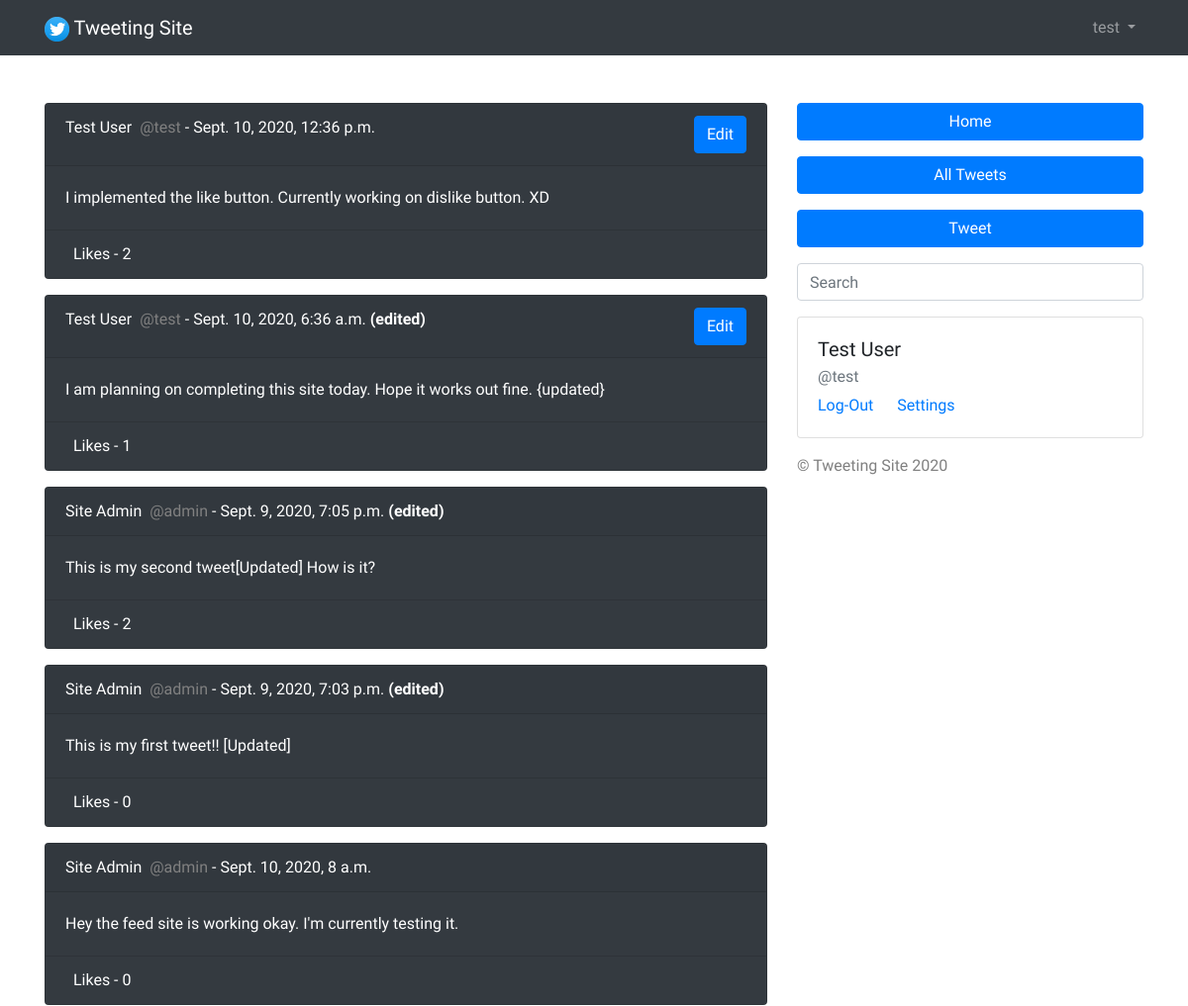
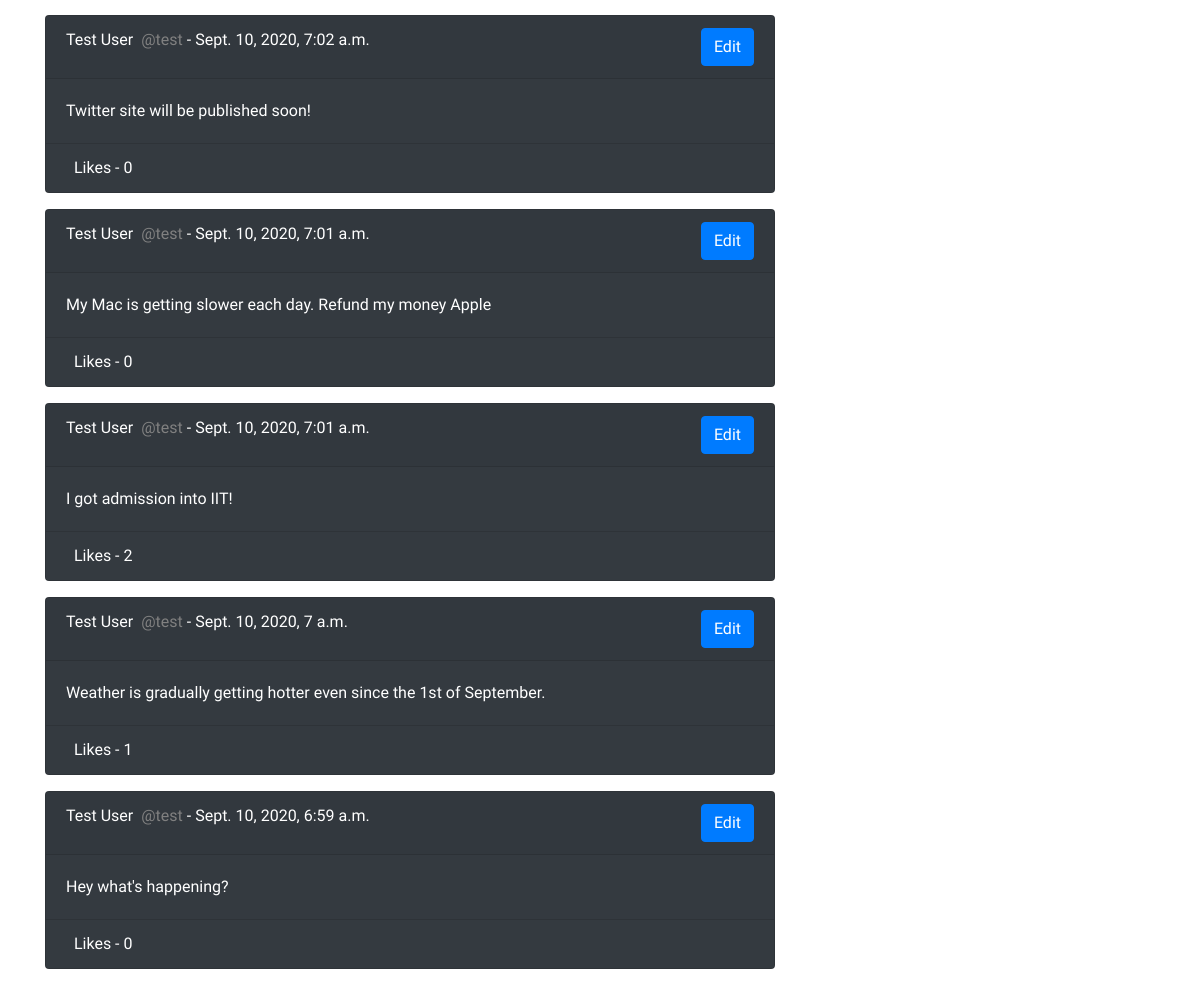
Screenshot of /feed/ (signed in) with the database file from the repository (2 pictures, top to bottom).
### user/models.py (models this page shows)
class CustomUser(AbstractUser):
    def __str__(self):
        return self.username

### feed/models.py (models this page shows, shortened)
class Tweet(models.Model):
    body = models.TextField(max_length=255, null=False, blank=False)
    date_published = models.DateTimeField(auto_now_add=True, verbose_name='date published')
    date_updated = models.DateTimeField(auto_now=True, verbose_name='date updated')
    author = models.ForeignKey(settings.AUTH_USER_MODEL, on_delete=models.CASCADE)
    likes = models.ManyToManyField(settings.AUTH_USER_MODEL, related_name='tweets')
    slug = models.SlugField(blank=True, unique=True)

### feed/views.py (the view)
# urls.py: path('', feed_view, name='feed'),
def feed_view(request):
    context = {}
    query = ""
    if request.GET:
        query = request.GET['q']
        context['query'] = str(query)
    tweets = sorted(get_tweet_queryset(query), key=attrgetter('date_updated'), reverse=True)
    context['tweets'] = tweets
    return render(request, 'feed/feed.html', context)

### feed/views.py (called while the page is built)
def get_tweet_queryset(query=None):
    queryset = []
    print(type(query))
    queries = query.split(" ")
    for q in queries:
        posts = Tweet.objects.filter(
            Q(body__icontains=q) |
            Q(author__username__icontains=q) |
            Q(author__first_name__icontains=q) |
            Q(author__last_name__icontains=q)
        ).distinct()
        for post in posts:
            queryset.append(post)
    return list(set(queryset))

### feed/templates/feed/feed.html
{% extends 'base.html' %}
{% load static %}
{% block content %}
<div class="container mt-5">
<div class="row">
    <div class="col-8">
        {% if tweets %}
        {% for item in tweets %}
            <div>
                {% include 'feed/tweet_snippet.html' with tweet=item %}
            </div>
        {% endfor %}
        {% else %}
            <div>
                {% include 'feed/tweet_snippet.html' with query=query %}
            </div>
        {% endif %}
    </div>
    <div class="col-4">
        {% include 'feed/sidebar.html' %}
    </div>
</div>
</div>
{% endblock %}

### templates/navbar.html (shortened to what this page needs)
{% load static %}
{% if user.is_authenticated %}
<nav class="navbar navbar-expand-lg navbar-dark bg-dark">
  <div class="container">
  <a class="navbar-brand" href="{% url 'home' %}">
    <img src="{% static 'images/logo.png' %}" alt="" height="25px" width="25px">
    Tweeting Site
  </a>
  <div class="collapse navbar-collapse" id="navbarNavDropdown">
    <ul class="navbar-nav ml-auto">
      <li class="nav-item dropdown">
        <a class="nav-link dropdown-toggle" href="#" id="navbarDropdownMenuLink" role="button" data-toggle="dropdown" aria-haspopup="true" aria-expanded="false">
          {{ user.username }}
        </a>
      </li>
    </ul>
  </div>
  </div>
</nav>
{% endif %}

### feed/templates/feed/tweet_snippet.html (shortened to what this page needs)
{% if tweets %}
<div class="container">
    <div class="row">
        <div class="card text-white bg-dark mb-3" style="width: 100%;">
            <div class="card-header">{{tweet.author.first_name}} {{tweet.author.last_name}}&nbsp;&nbsp;<span style="color: gray;">@{{tweet.author.username}}</span> - {{tweet.date_published}}
                {% if tweet.date_published|date:"YmdHis" < tweet.date_updated|date:"YmdHis" %}
                    <b>(edited)</b>
                {% endif %}
                {% if tweet.author == request.user %}
                    <a href="{% url 'tweet_edit' tweet.slug %}"><button class="btn btn-primary float-right">Edit</button></a>
                {% endif %}
            </div>
            <a href="{% url 'tweet_detail' tweet.slug %}" style="text-decoration: none; color: white;">
              <div class="card-body">
                <p class="card-text">{{tweet.body}}</p>
              </div>
            </a>
          <div class="card-footer text-white bg-dark">
              &nbsp;&nbsp;Likes - {{ tweet.likes.count }}
          </div>
        </div>
    </div>
</div>
{% endif %}

### feed/templates/feed/sidebar.html (shortened to what this page needs)
<a href="{% url 'feed' %}" class="btn btn-primary btn-block" type="button">Home</a>
<a href="{% url 'all_tweets' %}" class="btn btn-primary btn-block mt-3" type="button">All Tweets</a>
<a href="{% url 'create' %}" class="btn btn-primary btn-block mt-3" type="button">Tweet</a>
<div class="mt-3">
    <form action="" method="get">
        <input type="text" class="form-control" name="q" id="id_q" placeholder="Search">
    </form>
</div>
<div class="mt-3">
    <div class="card" style="width: 100%;">
        <div class="card-body">
            <h5 class="card-title">{{user.first_name}} {{user.last_name}}</h5>
            <h6 class="card-subtitle mb-2 text-muted">@{{user.username}}</h6>
            <a href="{% url 'account_logout' %}" class="card-link">Log-Out</a>
            <a href="{% url 'modify_account' %}" class="card-link">Settings</a>
        </div>
    </div>
</div>
<p style="color: gray;" class="mt-3">&copy; Tweeting Site 2020</p>

### static/css/style.css (style rules this page uses)
:root { --primary-color: #0275d8; --primary-light: #cce3f7; }
* { padding: 0; margin: 0; font-family: 'Source Sans Pro', sans-serif; }

### rows the page displays
CustomUser: username "test", first_name "Test", last_name "User"
Tweet: author.first_name "Test", author.last_name "User", author.username "test", date_published "Sept. 10, 2020, 12:36 p.m.", shows "Edit", body "I implemented the like button. Currently working on dislike button. XD", likes.count "2"
Tweet: author.first_name "Test", author.last_name "User", author.username "test", date_published "Sept. 10, 2020, 6:36 a.m.", shows "(edited)", shows "Edit", body "I am planning on completing this site today. Hope it works out fine. {updated}", likes.count "1"
Tweet: author.first_name "Site", author.last_name "Admin", author.username "admin", date_published "Sept. 9, 2020, 7:05 p.m.", shows "(edited)", body "This is my second tweet[Updated] How is it?", likes.count "2"
Tweet: author.first_name "Site", author.last_name "Admin", author.username "admin", date_published "Sept. 9, 2020, 7:03 p.m.", shows "(edited)", body "This is my first tweet!! [Updated]", likes.count "0"
Tweet: author.first_name "Site", author.last_name "Admin", author.username "admin", date_published "Sept. 10, 2020, 8 a.m.", body "Hey the feed site is working okay. I'm currently testing it.", likes.count "0"
Tweet: author.first_name "Test", author.last_name "User", author.username "test", date_published "Sept. 10, 2020, 7:02 a.m.", shows "Edit", body "Twitter site will be published soon!", likes.count "0"
Tweet: author.first_name "Test", author.last_name "User", author.username "test", date_published "Sept. 10, 2020, 7:01 a.m.", shows "Edit", body "My Mac is getting slower each day. Refund my money Apple", likes.count "0"
Tweet: author.first_name "Test", author.last_name "User", author.username "test", date_published "Sept. 10, 2020, 7:01 a.m.", shows "Edit", body "I got admission into IIT!", likes.count "2"
Tweet: author.first_name "Test", author.last_name "User", author.username "test", date_published "Sept. 10, 2020, 7 a.m.", shows "Edit", body "Weather is gradually getting hotter even since the 1st of September.", likes.count "1"
Tweet: author.first_name "Test", author.last_name "User", author.username "test", date_published "Sept. 10, 2020, 6:59 a.m.", shows "Edit", body "Hey what's happening?", likes.count "0"
